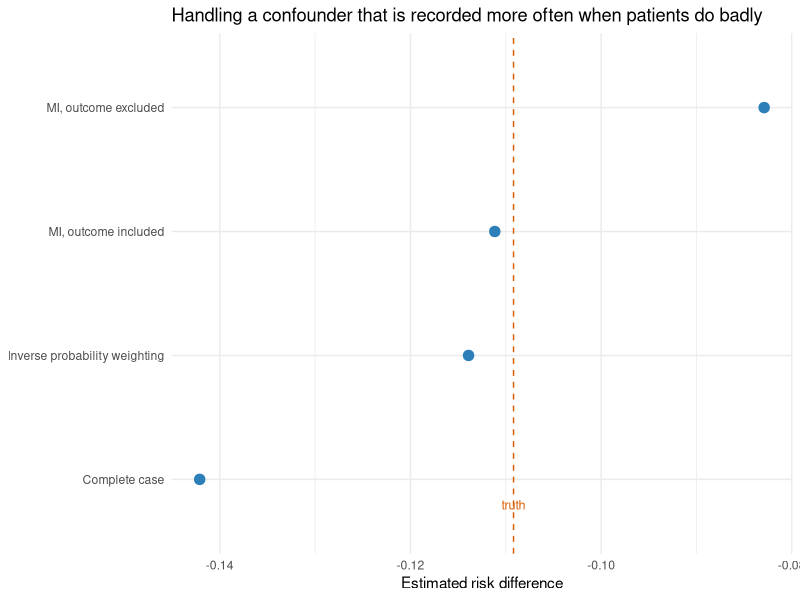
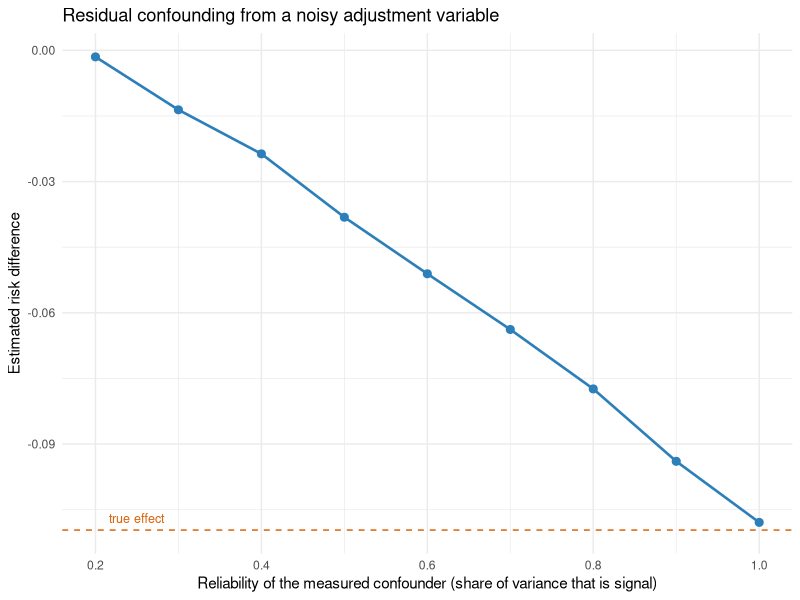

The R script that drew these images, in order:
## ---- chunk 1
#| include: false
knitr::opts_chunk$set(
  collapse = TRUE,
  comment = "#>",
  fig.width = 7,
  fig.height = 4,
  fig.align = "center"
)
## ---- chunk 2
#| label: miss-simulate
#| message: false
set.seed(404)
n <- 50000

X <- rnorm(n)                                        # age, always recorded
L <- 0.6 * X + rnorm(n)                              # severity, sometimes recorded
A <- rbinom(n, 1, plogis(-0.2 + 0.9 * L + 0.3 * X))  # treatment follows severity
Y <- rbinom(n, 1, plogis(-1.2 + 1.0 * L + 0.4 * X - 0.8 * A))

# The true ATE, from the data-generating process
p1 <- plogis(-1.2 + 1.0 * L + 0.4 * X - 0.8)
p0 <- plogis(-1.2 + 1.0 * L + 0.4 * X)
truth <- mean(p1) - mean(p0)

# Severity is recorded more often for patients who do badly
R <- rbinom(n, 1, plogis(0.1 + 0.7 * X + 1.3 * Y))
dat <- data.frame(X, L = ifelse(R == 1, L, NA), A, Y, R)
c(truth = round(truth, 4), `proportion recorded` = mean(R))
## ---- chunk 3
#| label: miss-gcomp
gcomp <- function(d, wt = NULL) {
  if (is.null(wt)) wt <- rep(1, nrow(d))
  fit <- glm(Y ~ A + L + X, family = quasibinomial, data = d, weights = wt)
  d1 <- d; d1$A <- 1
  d0 <- d; d0$A <- 0
  weighted.mean(predict(fit, d1, type = "response"), wt) -
    weighted.mean(predict(fit, d0, type = "response"), wt)
}

cc <- dat[dat$R == 1, ]
est_cc <- gcomp(cc)

# Weighting: upweight complete cases by 1 / P(recorded | X, Y)
r_mod <- glm(R ~ X + Y, family = binomial, data = dat)
cc$w <- 1 / predict(r_mod, newdata = cc, type = "response")
est_ipw <- gcomp(cc, wt = cc$w)
## ---- chunk 4
#| label: miss-impute
#| message: false
#| warning: false
library(mice)

pool_gcomp <- function(imp, m) {
  mean(vapply(seq_len(m), function(k) gcomp(complete(imp, k)), numeric(1)))
}

base <- dat[, c("X", "L", "A", "Y")]
m <- 10

# (a) outcome excluded from the imputation model
pm <- make.predictorMatrix(base)
pm["L", "Y"] <- 0
imp_noY <- mice(base, m = m, predictorMatrix = pm, printFlag = FALSE, seed = 5)

# (b) outcome included, as the missingness mechanism requires
imp_Y <- mice(base, m = m, printFlag = FALSE, seed = 5)

results <- data.frame(
  Method = c("Truth (full data)", "Complete case", "MI, outcome excluded",
             "MI, outcome included", "Inverse probability weighting"),
  Estimate = c(truth, est_cc, pool_gcomp(imp_noY, m), pool_gcomp(imp_Y, m), est_ipw))
results$Bias <- results$Estimate - truth
knitr::kable(results, digits = 4, align = "lrr")
## ---- chunk 5
#| label: fig-missing-methods
#| fig-cap: "Estimated average treatment effect on the risk difference scale under four ways of handling a partially recorded confounder, against the truth (dashed line). Severity is recorded more often for patients who do badly. Complete-case analysis and an imputation model that excludes the outcome both miss, in opposite directions. Weighting by the inverse probability of being recorded, and imputation that uses the outcome, recover the truth."
#| code-fold: true
library(ggplot2)
plot_df <- results[results$Method != "Truth (full data)", ]
ggplot(plot_df, aes(reorder(Method, Estimate), Estimate)) +
  geom_hline(yintercept = truth, linetype = "dashed", colour = "#d95f02") +
  geom_point(size = 3.2, colour = "#2c7fb8") +
  annotate("text", x = 0.7, y = truth, label = "truth", vjust = -0.7,
           colour = "#d95f02", size = 3.2) +
  coord_flip() +
  labs(x = NULL, y = "Estimated risk difference",
       title = "Handling a confounder that is recorded more often when patients do badly") +
  theme_minimal()
## ---- chunk 6
#| label: meas-error
#| message: false
set.seed(99)
N <- 20000
Lt <- rnorm(N)                                          # true confounder
At <- rbinom(N, 1, plogis(-0.2 + 1.0 * Lt))
Yt <- rbinom(N, 1, plogis(-1.0 + 1.0 * Lt - 0.7 * At))
true_ate <- mean(plogis(-1.0 + 1.0 * Lt - 0.7)) - mean(plogis(-1.0 + 1.0 * Lt))

adjust_with <- function(reliability) {
  # observed proxy with the requested share of variance from the true value
  Lobs <- sqrt(reliability) * Lt + sqrt(1 - reliability) * rnorm(N)
  d <- data.frame(Y = Yt, A = At, L = Lobs)
  fit <- glm(Y ~ A + L, family = binomial, data = d)
  d1 <- d; d1$A <- 1; d0 <- d; d0$A <- 0
  mean(predict(fit, d1, type = "response")) - mean(predict(fit, d0, type = "response"))
}

rel <- seq(0.2, 1, by = 0.1)
curve_df <- data.frame(reliability = rel,
                       estimate = vapply(rel, adjust_with, numeric(1)))
curve_df$bias <- curve_df$estimate - true_ate
knitr::kable(curve_df, digits = 4, align = "rrr")
## ---- chunk 7
#| label: fig-measurement-error
#| fig-cap: "Estimated treatment effect after adjusting for a proxy of the confounder, as the proxy's reliability varies. Reliability 1.0 is the true confounder and recovers the truth (dashed line). At reliability 0.6, a level many registry proxies would be pleased with, roughly half the confounding survives adjustment."
#| code-fold: true
ggplot(curve_df, aes(reliability, estimate)) +
  geom_hline(yintercept = true_ate, linetype = "dashed", colour = "#d95f02") +
  geom_line(colour = "#2c7fb8", linewidth = 0.9) +
  geom_point(colour = "#2c7fb8", size = 2.4) +
  annotate("text", x = 0.25, y = true_ate, label = "true effect", vjust = -0.7,
           colour = "#d95f02", size = 3.2) +
  labs(x = "Reliability of the measured confounder (share of variance that is signal)",
       y = "Estimated risk difference",
       title = "Residual confounding from a noisy adjustment variable") +
  theme_minimal()
## ---- chunk 8
#| label: misclass
#| interactive: true
set.seed(3)
Nm <- 100000
Am <- rbinom(Nm, 1, 0.5)                       # randomized, so the crude RD is causal
Ym <- rbinom(Nm, 1, plogis(-1.0 - 0.7 * Am))
Se <- 0.80; Sp <- 0.95
Ystar <- rbinom(Nm, 1, ifelse(Ym == 1, Se, 1 - Sp))

true_rd <- mean(Ym[Am == 1]) - mean(Ym[Am == 0])
obs_rd  <- mean(Ystar[Am == 1]) - mean(Ystar[Am == 0])
c(`true RD` = round(true_rd, 4),
  `RD from the misclassified outcome` = round(obs_rd, 4),
  `formula prediction` = round(true_rd * (Se + Sp - 1), 4))
